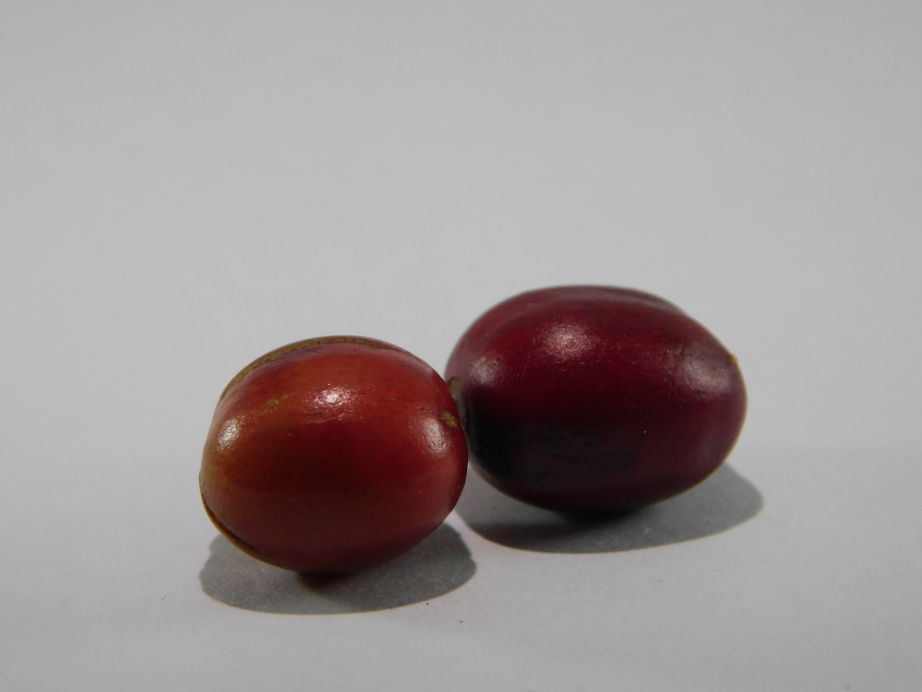
#> input picture Dataset/PRUEBAS/DSCN0394.JPG, 4608 x 3456 px, given in place of the camera (shown at 1/5 size)
$ python analisis_colorE1.py   (older library calls are emulated)
#> lines starting #> are read from the running program, lines starting #| are printed output that depends on the picture; after the words box and inside, x2 and y2 are one past the last pixel; in counts of white or black regions, pixels touching at a corner belong together
import cv2
import numpy as np
import os

# method that apply sobel filter over one image
# input: image
# output: threshold of the contours
def sobel_filter(img):
    # Apply the Sobel filter to get the gradient magnitude
    sobelx = cv2.Sobel(img, cv2.CV_64F, 1, 0, ksize=5)
    sobely = cv2.Sobel(img, cv2.CV_64F, 0, 1, ksize=5)

    # Calculate the gradient magnitude and direction
    abs_sobelx = cv2.convertScaleAbs(sobelx)
    abs_sobely = cv2.convertScaleAbs(sobely)

    # # Calculate the gradient magnitude
    #grad_magnitude = np.sqrt(np.square(sobelx) + np.square(sobely))
    #grad_magnitude = (grad_magnitude / np.max(grad_magnitude)) * 255
    #grad_magnitude = grad_magnitude.astype(np.uint8)

    gradient_magnitude = cv2.addWeighted(np.abs(sobelx), 0.5, np.abs(sobely), 0.5, 0)

    # Threshold the gradient magnitude to get the edges
    _, thresholded = cv2.threshold(cv2.convertScaleAbs(gradient_magnitude), 0, 255, cv2.THRESH_BINARY + cv2.THRESH_OTSU)

    return thresholded

# Muestra bordes con la cámara
vid = cv2.VideoCapture(0)
while True:
    ret, frame = vid.read()
#> frame is the input picture: shape (3456, 4608, 3); mean B, G, R 150.8, 151, 158.6
    gray_frame = cv2.cvtColor(frame, cv2.COLOR_BGR2GRAY)
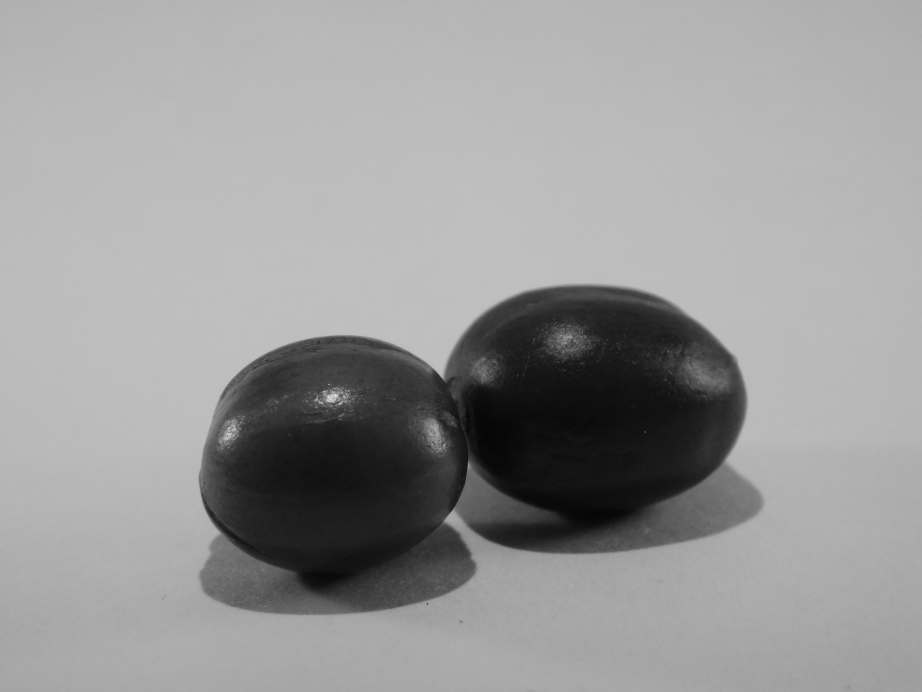
#> gray_frame: shape (3456, 4608) (shown at 1/5 size); min 1, max 254, mean 153.3
    #edges = cv2.Canny(gray_frame, 50, 150)
    #contours, hierarchy = cv2.findContours(edges, cv2.RETR_EXTERNAL, cv2.CHAIN_APPROX_NONE)
    threshold = sobel_filter(gray_frame)
#> in sobel_filter, `sobelx = cv2.Sobel(img, cv2.CV_64F, 1, 0, ksize=5)`:
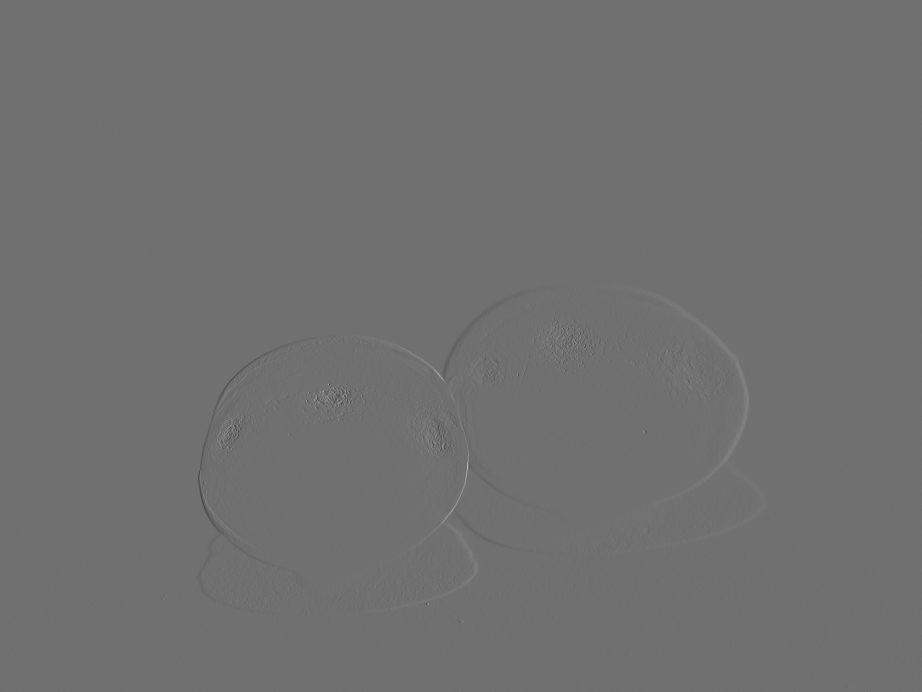
#> sobelx: shape (3456, 4608) float64 (shown at 1/5 size); min -4662, max 5875, mean -0.1; drawn with min black and max white
#> in sobel_filter, `abs_sobelx = cv2.convertScaleAbs(sobelx)`:
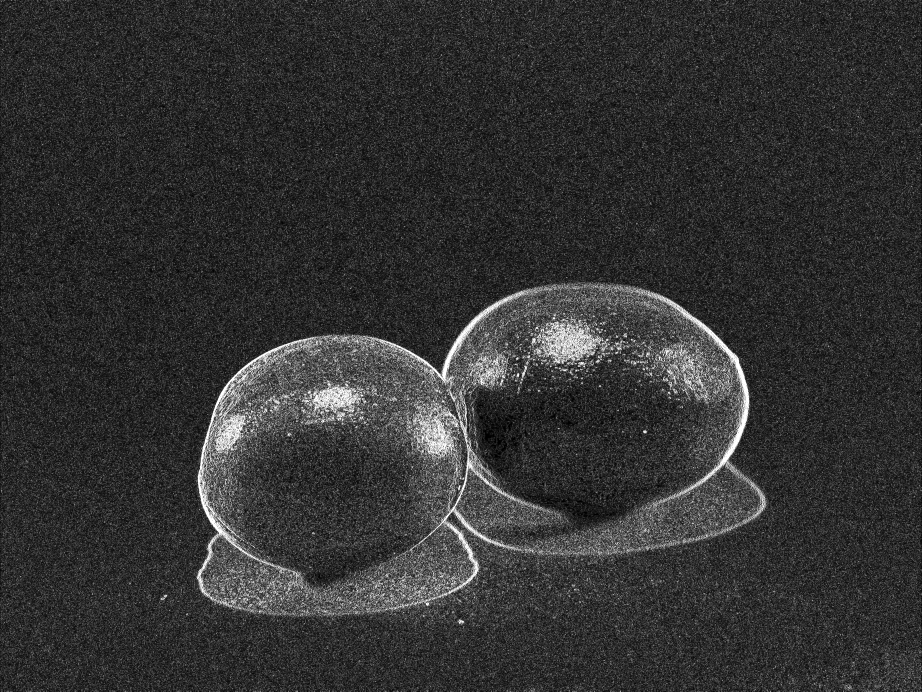
#> abs_sobelx: shape (3456, 4608) (shown at 1/5 size); min 0, max 255, mean 50.9
#> in sobel_filter, `abs_sobely = cv2.convertScaleAbs(sobely)`:
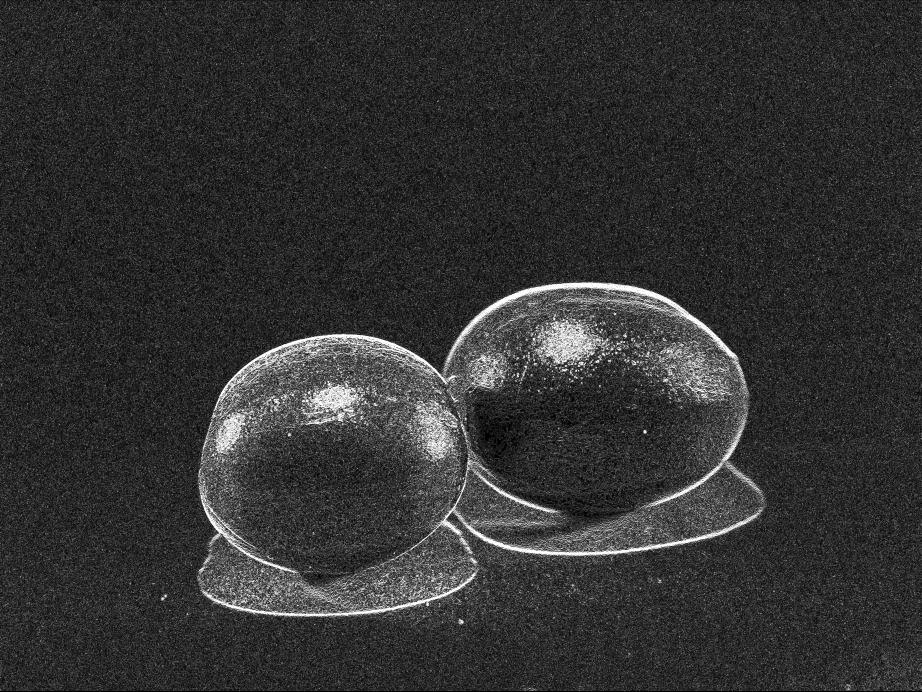
#> abs_sobely: shape (3456, 4608) (shown at 1/5 size); min 0, max 255, mean 50.4
#> in sobel_filter, `gradient_magnitude = cv2.addWeighted(np.abs(sobelx), 0.5, np.abs(sobel..`:
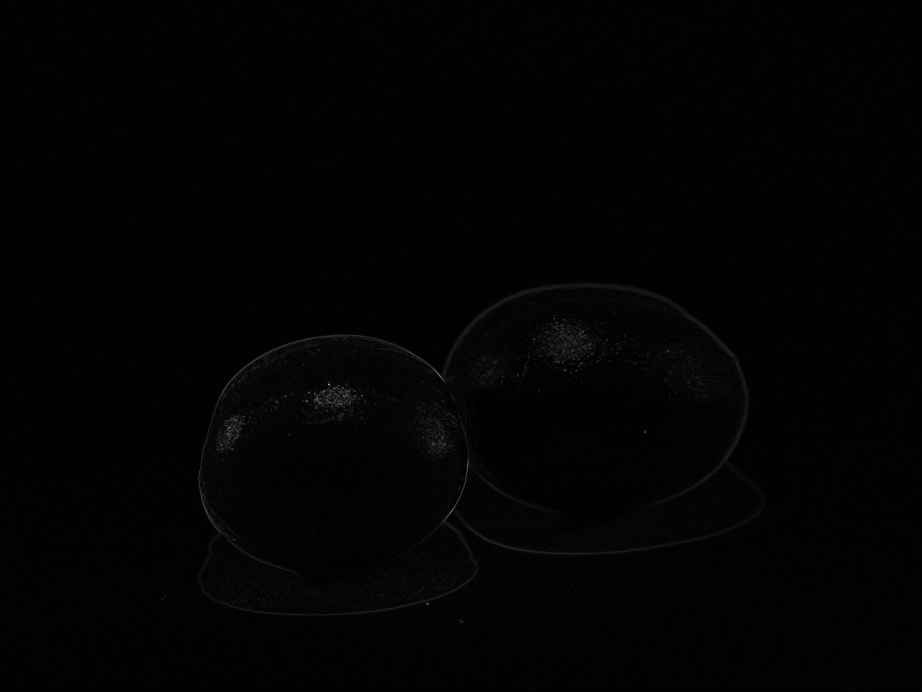
#> gradient_magnitude: shape (3456, 4608) float64 (shown at 1/5 size); min 0, max 4532, mean 55.3; drawn with min black and max white
#> in sobel_filter, `_, thresholded = cv2.threshold(cv2.convertScaleAbs(gradient_magnitude)..`:
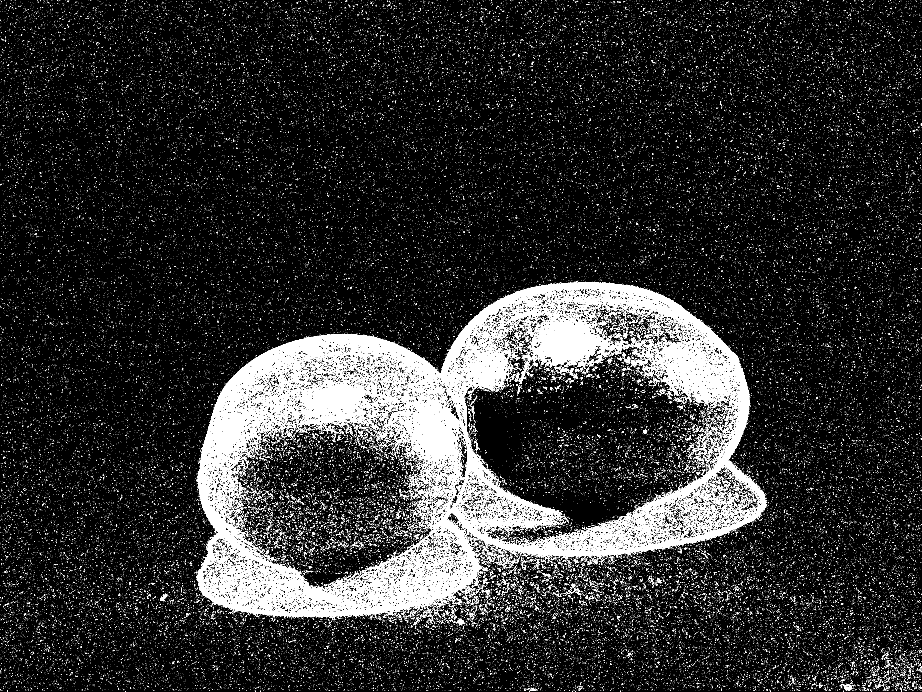
#> thresholded: shape (3456, 4608) (shown at 1/5 size); 7.6% white; 135692 white regions (132423 under 20 px), largest, box (x1, y1, x2, y2) and area: (984, 1409, 3834, 3101) 554468, (2651, 1574, 3052, 1828) 46479, (1465, 1891, 1896, 2129) 41069
    contours, _ = cv2.findContours(threshold, cv2.RETR_EXTERNAL, cv2.CHAIN_APPROX_NONE)
#> contours = 92557 contours
    #cv2.drawContours(frame, contours, -1, (0, 255, 0), 3)
    for c in contours:
        area = cv2.contourArea(c)
        if area > 8000:
            cv2.drawContours(frame, [c], -1, (0, 255, 0), 5)
            print(area)
#> this loop made 92557 passes
#> (c, area) on passes 1 to 3: ([[2875, 3455]], 0), ([[625, 3455]], 0), ([[4505, 3454], [4506, 3454]], 0)
    #cv2.imshow('Canny Edges After Contouring', edges)
    cv2.imshow("bordes", frame)


    if cv2.waitKey(1) & 0xFF == ord('q'):
#> (key q is pressed here)
        break
vid.release()
# Destroy all the windows
cv2.destroyAllWindows()


GENERAL_PATH = os.getcwd()
img = cv2.imread(GENERAL_PATH+"/Dataset/cafe_buenoEI/DSCN0402.JPG")
#> (the run stopped early here; a loop or call above may not have finished)

$ run again, on Dataset/PRUEBAS/DSCN0444.JPG
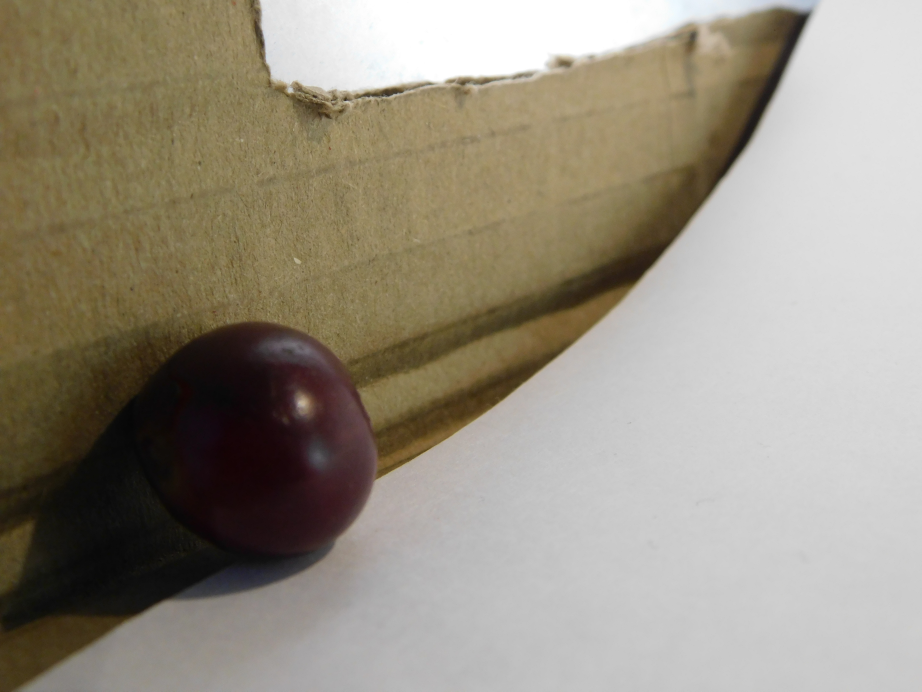
#> input picture Dataset/PRUEBAS/DSCN0444.JPG, 4608 x 3456 px, given in place of the camera (shown at 1/5 size)
#> frame is the input picture: shape (3456, 4608, 3); mean B, G, R 130.1, 144.6, 151.9
#> in sobel_filter, `_, thresholded = cv2.threshold(cv2.convertScaleAbs(gradient_magnitude)..`:
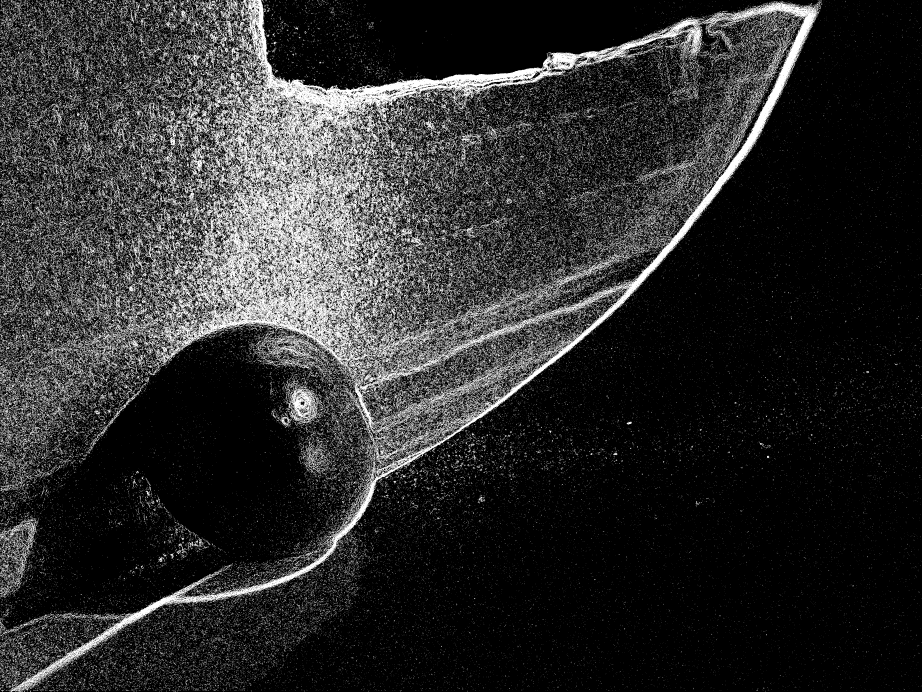
#> thresholded: shape (3456, 4608) (shown at 1/5 size); 17.7% white; 171394 white regions (159997 under 20 px), largest, box (x1, y1, x2, y2) and area: (52, 0, 4109, 3456) 1338459, (740, 473, 1051, 964) 19359, (1298, 1653, 1681, 1853) 15998
#> contours = 112006 contours
#> the loop `for c in contours:` made 112006 passes
#> (c, area) on passes 1 to 3: ([[493, 3455]], 0), ([[339, 3455]], 0), ([[4500, 3454]], 0)
#> after the loop `for c in contours:`:
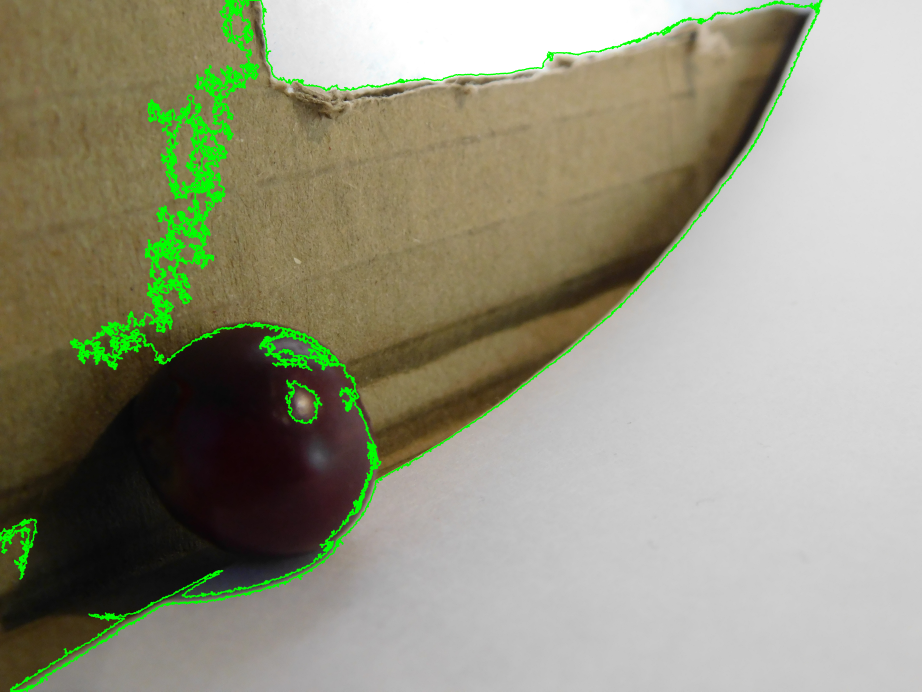
#> frame: shape (3456, 4608, 3) (shown at 1/5 size); mean B, G, R 127.7, 148.6, 148.5
